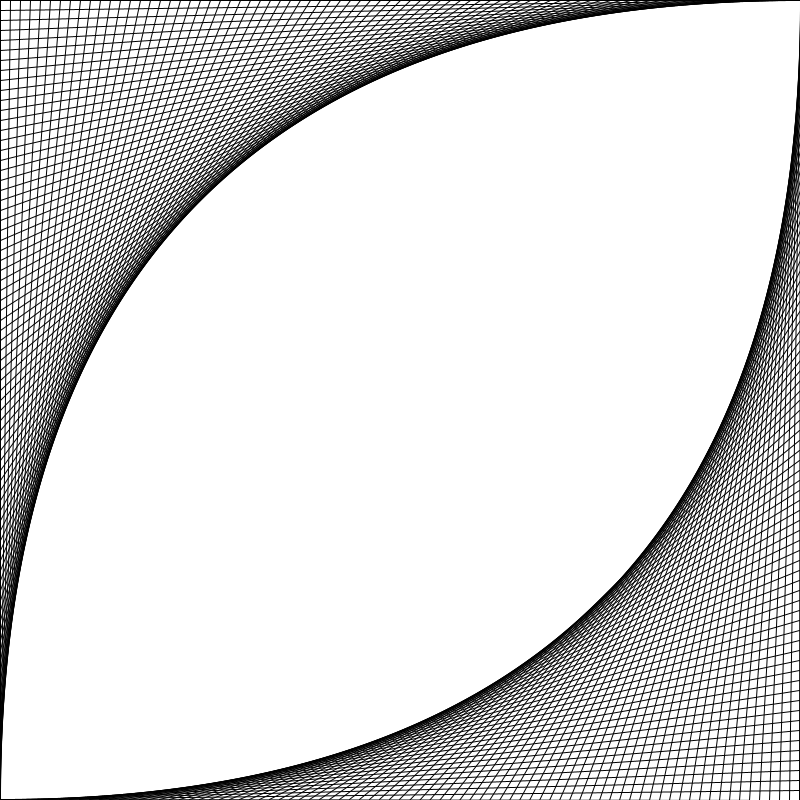
Frame 1 (no input)
Frame 60 (the mouse pressed at the canvas centre just before this capture): identical to frame 1, image omitted
Frame 120 (the mouse held since frame 60 and released just before this capture): identical to frame 1, image omitted

The Processing sketch that drew this single still picture (run headless with seeded random() and noise(); from frame 60 on, the mouse is pressed at the canvas centre):

// Processing sketch: Diagonals
// ── Diagonals.pde
int res = 10;
boolean all; 

void setup() {
  size(800, 800);
}

void draw() {
  background(255);

  for (float i = 0; i < TWO_PI; i += (all ? HALF_PI : PI)) {
    pushMatrix();
    translate(width/2, height/2);
    rotate(i);
    translate(-width/2, -height/2);
    for (int x = 0; x <= width/res; x++) {
      line(x*res, 0, 0, height-x*res);
    }
    popMatrix();
  }
}

void mouseClicked() {
  all = !all;
}

void mouseWheel(MouseEvent event) {
  res -= event.getCount();
}
